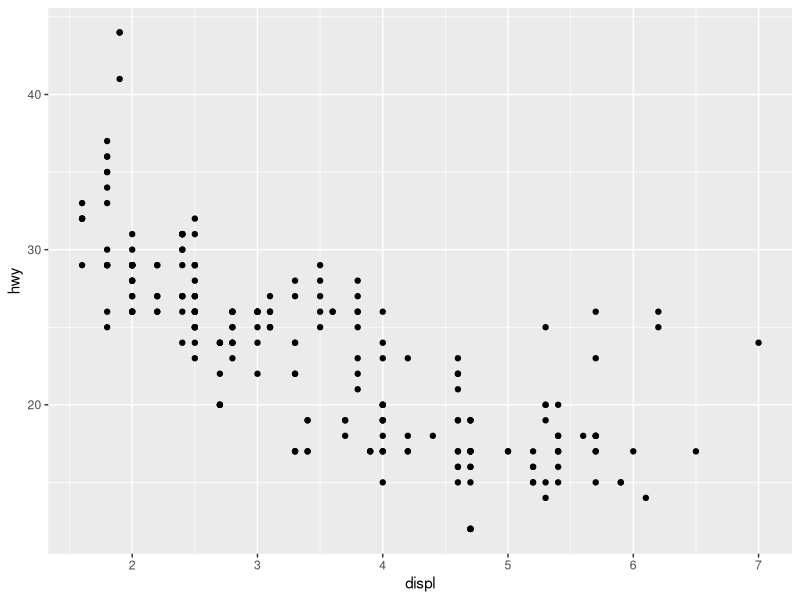
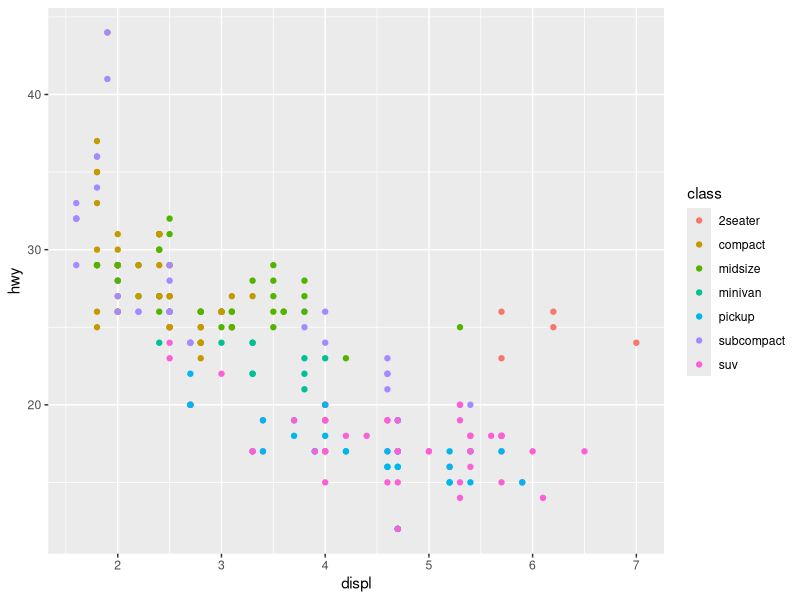
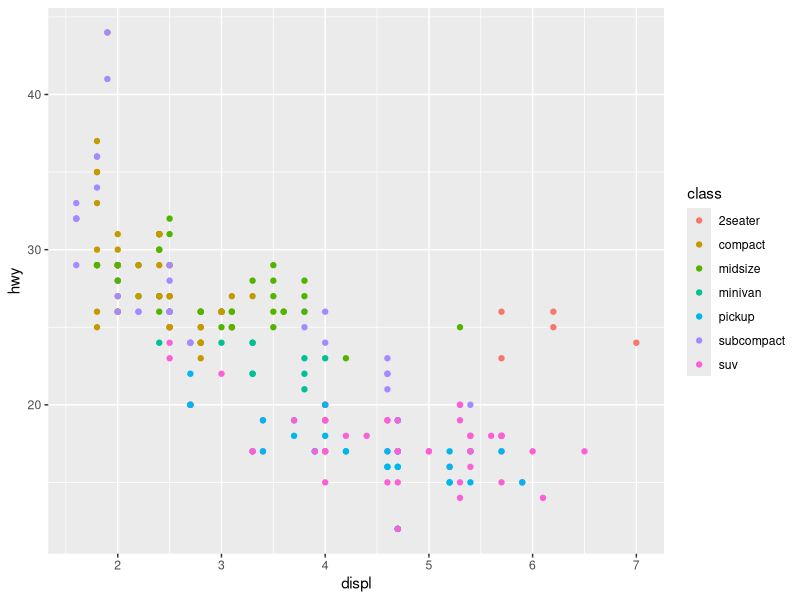
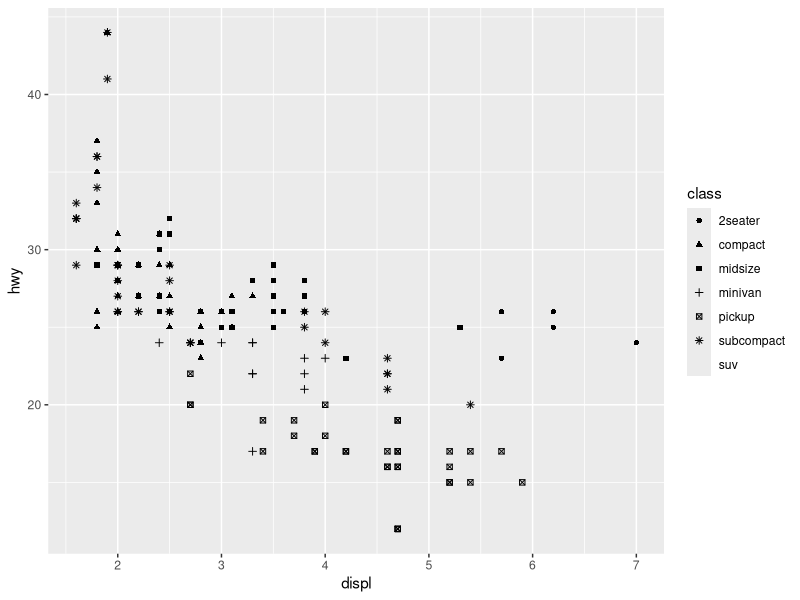

Recreate these plots in R, in order.
## ---- chunk 1
knitr::opts_chunk$set(echo = TRUE)
library(tidyverse)
## ---- chunk 2

#mpg

## plot mpg
g <- ggplot(data = mpg, aes(x = displ, y = hwy))
g + geom_point()
## ---- chunk 3
g + geom_point(aes(color = class))

# could also do
ggplot(data = mpg, aes(x = displ, y = hwy, color = class)) +
  geom_point()

## ---- chunk 4
ggplot(data = mpg, aes(x = displ, y = hwy, shape = class)) +
  geom_point()
